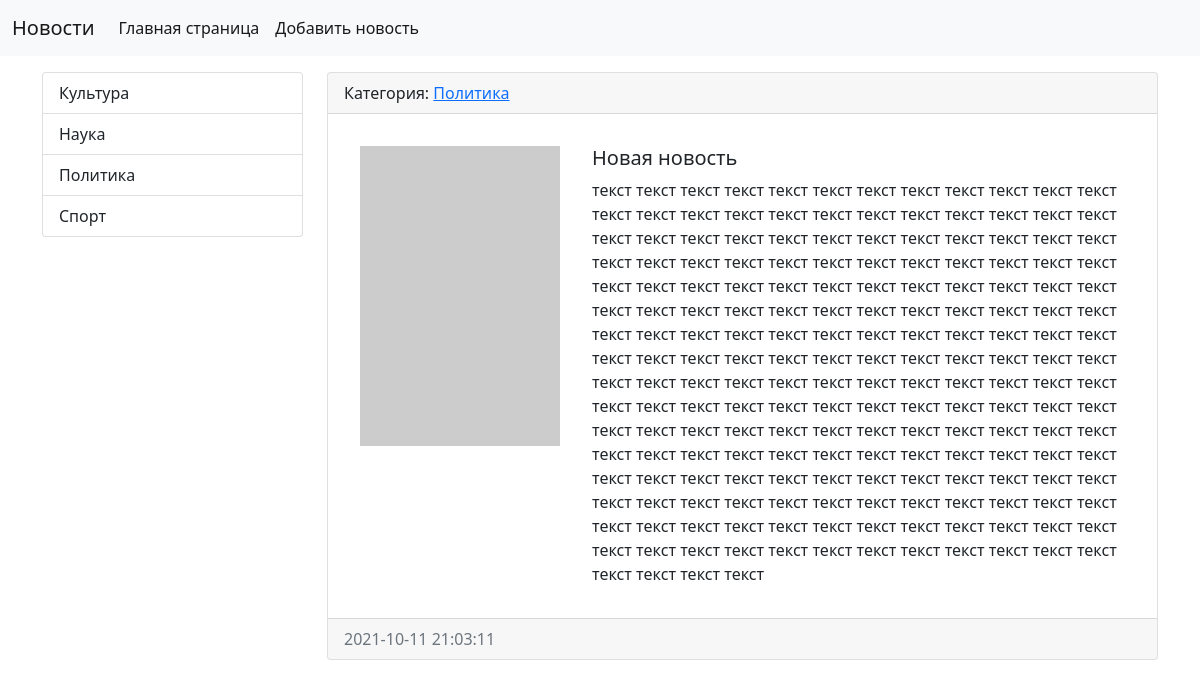
Screenshot of /news/9/ with the database file from the repository.
### news/models.py (models this page shows, shortened)
class Category(models.Model):
    slug = models.SlugField(blank=True, null=True)
    title = models.CharField(max_length=150, db_index=True, verbose_name='Наименование категории')
    def get_absolute_url(self):
        return reverse(viewname='category', kwargs={'category_id': self.pk})
    def __str__(self):
        return self.title
    class Meta:
        verbose_name = 'Категория'                   # название в админке
        verbose_name_plural = 'Категории'            # можественное название в админке
        ordering = ['title']

class News(models.Model):
    title = models.CharField(max_length=60, verbose_name='Наименование')
    content = models.TextField(blank=True, verbose_name='Контент')
    created_at = models.DateTimeField(auto_now_add=True, verbose_name='Дата создания')
    updated = models.DateTimeField(auto_now=True, verbose_name='Дата изменения')
    photo = models.ImageField(upload_to='photos/%Y/%m/%d/', blank=True, verbose_name='Фото')
    is_published = models.BooleanField(default=False, verbose_name='Опубликовано')
    category = models.ForeignKey('Category', on_delete=models.PROTECT, verbose_name='Категория')
    class Meta:
        verbose_name = 'Новость'                     # название в админке
        verbose_name_plural = 'Новости'              # можественное название в админке
        ordering = ['-created_at', 'title']          # сортировка порядка новостей в админке, "-" обратный порядок

### news/views.py (the view)
# urls.py: path('news/<int:news_id>/', view_news, name='view_news'),
def view_news(request, news_id):
    news_item = get_object_or_404(News, pk=news_id)
    return render(request, 'news/view_news.html', {'news_item': news_item})

### news/templatetags/news_tags.py (called while the page is built)
@register.inclusion_tag(filename='news/list_categories.html')
def show_categories():
    categories = Category.objects.all()
    return {'categories': categories}

### news/templates/news/view_news.html (shortened to what this page needs)
{% extends 'base.html' %}
{% block sidebar %}
    {% include 'inc/_sidebar.html' %}
{% endblock %}
{% block content %}
    <div class="card mb-3">
        <div class="card-header">
            Категория: <a href="{{ news_item.category.get_absolute_url }}"> {{ news_item.category }}</a>
        </div>
        <div class="card-body">
            <div class="media d-flex flex-row justify-content-between">
                <div class="photo-body m-3">
                    {% if item.photo %}
                        <img src="{{ news_item.photo.url }}" width="200" height="300" alt="">
                    {% else %}
                        <img src="https://picsum.photos/seed/picsum/200/300" alt="">
                    {% endif %}
                </div>
                <div class="media-body m-3">
                    <h5 class="card-title">{{ news_item.title }}</h5>
                    <p class="card-text"> {{ news_item.content|linebreaksbr }}</p>
                </div>
            </div>
        </div>
        <div class="card-footer text-muted">
            {{ news_item.created_at|date:"Y-m-d H:i:s" }}
        </div>
    </div>
{% endblock %}

### news/templates/news/list_categories.html
<div class="list-group">
    {% for category in categories %}
        <a href="{{ category.get_absolute_url }}" class="list-group-item list-group-item-action"> {{ category.title }}</a>
    {% endfor %}
</div>

### mysite/static/css/style.css (style rules this page uses)
body { background-color: #ffffff; }

### rows the page displays
Category: title "Культура"
Category: title "Наука"
Category: title "Политика"
Category: title "Спорт"
News: category "Политика", title "Новая новость", content "текст текст текст текст текст текст текст текст текст текст текст текст текст текст текст текст текст текст текст текст текст текст текст текст текст текст текст текст текст текст текст текст текст текст текст текст текст текст текст текст текст текст текст текст текст текст текст текст текст текст текст текст текст текст текст текст текст текст текст текст текст текст текст текст текст текст текст текст текст текст текст текст текст текст текст текст текст текст текст текст текст текст текст текст текст текст текст текст текст текст текст текст текст текст текст текст текст текст текст текст текст текст текст текст текст текст текст текст текст текст текст текст текст текст текст текст…", created_at "2021-10-11 21:03:11"
